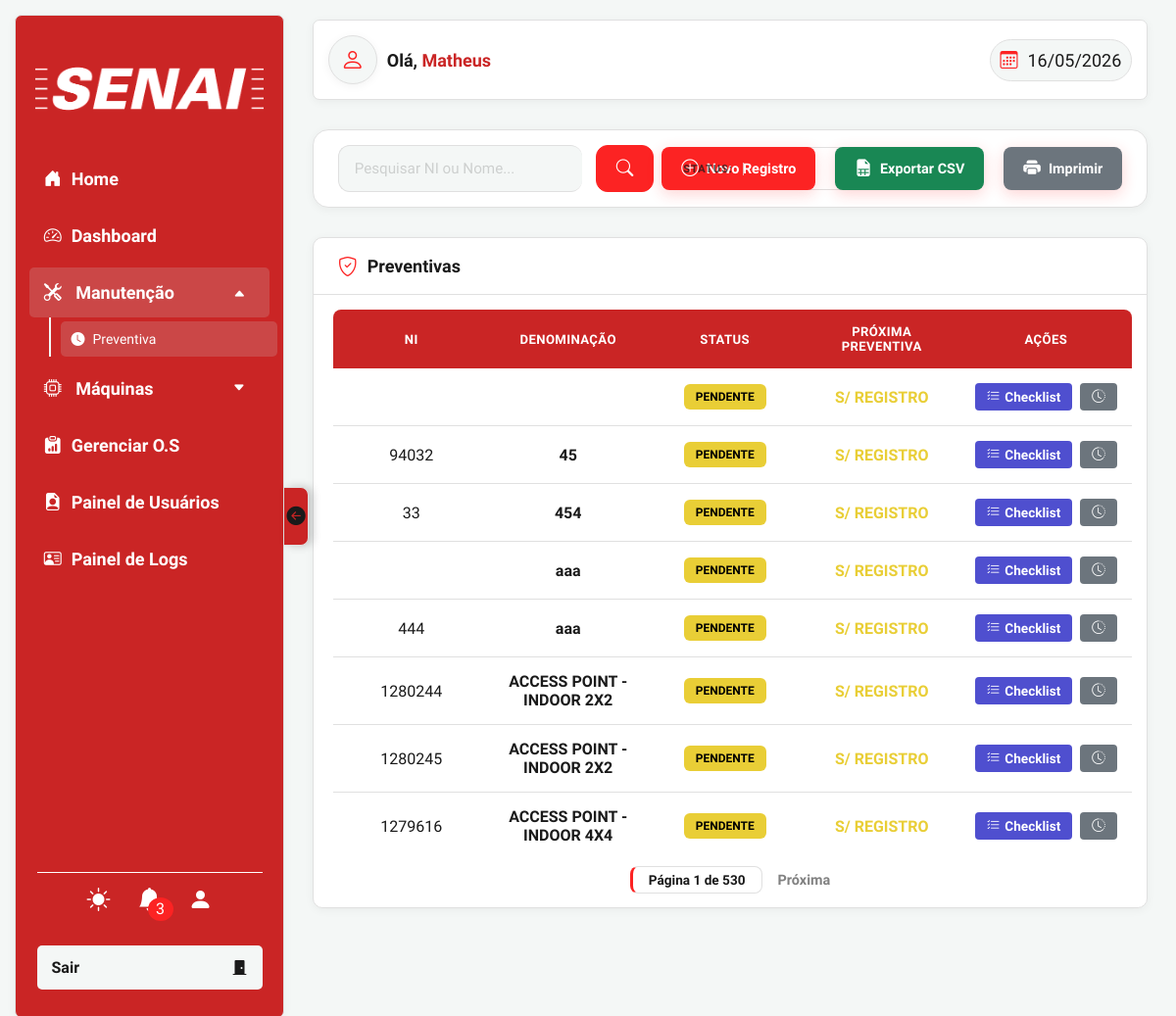
/php/views/preventiva.php (signed in), run on the app's committed database.
### tables this page shows
CREATE TABLE `maquinas` (
  `id` int(11) NOT NULL,
  `denominacao` varchar(255) NOT NULL,
  `marca` varchar(255) DEFAULT NULL,
  `modelo` varchar(255) DEFAULT NULL,
  `numero_identificacao` varchar(100) DEFAULT NULL,
  `numero_serie` varchar(100) DEFAULT NULL,
  `ano_fabricacao` int(11) DEFAULT NULL,
  `setor` varchar(100) DEFAULT NULL,
  `criado_em` datetime DEFAULT current_timestamp()
);

### php/views/preventiva.php (the view, shortened to what this page needs)
<?php
require __DIR__ . '/../configs/conexao.php';
function calcularStatusArray($lastDate, $intervalo)
{
    if (!$lastDate) {
        return ['status' => 'PENDENTE', 'class' => 'warning', 'label' => 'PENDENTE', 'data' => 'S/ REGISTRO'];
    }
}
$busca_atual = isset($_GET['search']) ? trim($_GET['search']) : '';
$status_atual = isset($_GET['filtro-status']) ? $_GET['filtro-status'] : 'todos';
$pagina_atual = isset($_GET['page']) ? (int)$_GET['page'] : 1;
$limite = 8;
$sql = "
    SELECT
        m.*,
        (SELECT MAX(data_realizada) FROM historico_manutencao WHERE maquina_id = m.id) as ultima,
        (SELECT MIN(
            CASE
                WHEN frequencia = 'diario' THEN 1
                WHEN frequencia = 'semanal' THEN 7
                WHEN frequencia = 'quinzenal' THEN 15
                WHEN frequencia = 'mensal' THEN 30
                WHEN frequencia = 'trimestral' THEN 90
                WHEN frequencia = 'semestral' THEN 180
                WHEN frequencia = 'anual' THEN 365
                ELSE 30
            END
        ) FROM checklist_itens WHERE maquina_id = m.id) as intervalo
    FROM maquinas m
    ORDER BY m.denominacao ASC
";
$resMaquinas = $conn->query($sql);
$maquinas_filtradas = [];
if ($resMaquinas && $resMaquinas->num_rows > 0) {
    while ($maquina = $resMaquinas->fetch_assoc()) {
        $dataStatus = calcularStatusArray($maquina['ultima'], $maquina['intervalo']);
        $maquina['dataStatus'] = $dataStatus;
        $maquinas_filtradas[] = $maquina;
    }
}
$total_registros = count($maquinas_filtradas);
$total_paginas = ceil($total_registros / $limite);
$offset = ($pagina_atual - 1) * $limite;
$maquinas_paginadas = array_slice($maquinas_filtradas, $offset, $limite);
?>
<!DOCTYPE html>
<html lang="pt-br">
<head>
    <link rel="stylesheet" href="../../css/style.css">
    <link rel="stylesheet" href="../../css/nav.css">
    <link rel="stylesheet" href="../../css/header.css">
    <link rel="stylesheet" href="../../css/modal.css">
    <link rel="stylesheet" href="../../css/global.css">
    <link rel="stylesheet" href="https://cdn.jsdelivr.net/npm/bootstrap-icons@1.13.1/font/bootstrap-icons.min.css">
</head>
<body>
    <?php require __DIR__ . '/../components/nav.php'; ?>
    <section class="sec-main">
        <?php require __DIR__ . '/../components/header.php'; ?>
        <div class="page-actions-bar">
            <form action="" method="GET" class="page-search-form">
                <div class="page-search-box <?php echo $busca_atual ? 'has-content' : ''; ?>">
                    <input type="text" name="search" id="pesquisa" value="<?php echo htmlspecialchars($busca_atual); ?>" placeholder="Pesquisar NI ou Nome...">
                </div>
                <button type="submit" class="btn-search"><i class="bi bi-search"></i></button>
                <div class="page-filter-box">
                    <label for="filtro-status-prev">Status:</label>
                    <select id="filtro-status-prev" name="filtro-status" onchange="this.form.submit()">
                        <option value="todos" <?php echo $status_atual == 'todos' ? 'selected' : ''; ?>>Todos</option>
                    </select>
                </div>
            </form>
            <button class="btn-page-action" onclick="showModal('preventiva')"><i class="bi bi-plus-circle"></i> Novo Registro</button>
            <button class="btn-page-action" style="background: #198754;" onclick="exportarCSV()"><i class="bi bi-file-earmark-spreadsheet-fill"></i> Exportar CSV</button>
            <button class="btn-page-action" style="background: #6c757d;" onclick="imprimirRelatorio()"><i class="bi bi-printer-fill"></i> Imprimir</button>
        </div>
        <div class="tabela-bg2">
            <div class="tabela-titulo"><i class="bi bi-shield-check"></i><h2>Preventivas</h2></div>
            <div class="tabela-wrapper">
                <table class="tabela-main">
                    <thead><tr><th>NI</th><th>Denominação</th><th>Status</th><th>Próxima Preventiva</th><th>Ações</th></tr></thead>
                    <tbody>
                        <?php foreach ($maquinas_paginadas as $maquina): $dataStatus = $maquina['dataStatus']; ?>
                            <tr>
                                <td><?php echo htmlspecialchars($maquina['numero_identificacao']); ?></td>
                                <td><strong><?php echo htmlspecialchars($maquina['denominacao']); ?></strong></td>
                                <td><span class="badge-status bg-<?php echo $dataStatus['class']; ?>"><?php echo $dataStatus['label']; ?></span></td>
                                <td><b class="text-<?php echo $dataStatus['class']; ?>"><?php echo $dataStatus['data']; ?></b></td>
                                <td>
                                    <div style="display: flex; gap: 8px; justify-content: center;">
                                        <button class="btnAcao checklist" onclick="openChecklist('<?php echo addslashes($maquina['denominacao']); ?>', <?php echo $maquina['id']; ?>)"><i class="bi bi-list-check"></i> Checklist</button>
                                        <button class="btnAcao history" onclick="openHistory('<?php echo addslashes($maquina['denominacao']); ?>', <?php echo $maquina['id']; ?>)"><i class="bi bi-clock-history"></i></button>
                                    </div>
                                </td>
                            </tr>
                        <?php endforeach; ?>
                    </tbody>
                </table>
            </div>
            <div class="page-pagination">
                <span class="pag-current">Página <?php echo $pagina_atual; ?> de <?php echo $total_paginas; ?></span>
                <?php if ($pagina_atual < $total_paginas): ?><a href="?search=<?php echo urlencode($busca_atual); ?>&filtro-status=<?php echo urlencode($status_atual); ?>&page=<?php echo $pagina_atual + 1; ?>" class="pag-btn">Próxima</a><?php endif; ?>
            </div>
        </div>
    </section>
</body>
</html>

### css/modal.css (style rules this page uses)
.modal-notificacao .notificacao h6, h5, h4, h3, h2, h1 { color: var(--corDestaque); }

### css/global.css (style rules this page uses)
* { padding: 0; margin: 0; box-sizing: border-box; font-family: "TASA Orbiter", sans-serif; outline: none; }
body { width: 100%; height: 100vh; min-height: 100vh; background: var(--corFundo); animation: animacaoCoringa 0.4s forwards ease-in-out; overflow-x: hidden; }
.sec-main { transition: padding-left 0.3s ease; padding-left: 310px; padding-right: 20px; padding-top: 20px; padding-bottom: 40px; width: 100%; min-height: 100vh; display: flex; flex-direction: column; align-items: center; gap: 30px; }
:root { --text-4xl: 48px; --text-2xl: 24px; --text-xl: 20px; --text-lg: 18px; --text-base: 16px; --text-sm: 14px; --corBase: #fc2323; --corDestaque: #ca2525; --corEscura: #646464; --corBranca: #FFFFFF; --confirmar: oklch(76.5% 0.177 163.223); --confirmarHover: oklch(69.6% 0.17 162.48); --editar: oklch(74.6% 0.16 232.661); --editarHover: oklch(58.8% 0.158 241.966); --ferramentas: oklch(62.476% 0.25289 28.919); --ferramentasHover: oklch(59.123% 0.23572 27.395); --clipes: oklch(75% 0.183 55.934); --clipesHover: oklch(76.9% 0.188 70.08); --hoverTr: #cecccc34; --cinzafundo: #a1a1a1b6; --txtClaro: #FFF; --txtEscuro: #000000; --corLogin: rgb(219, 219, 219); --status-ok: rgb(38, 240, 65); --status-warning: rgb(233, 206, 54); --status-danger: red; --status-pereira: rgb(79, 79, 207); }
html[data-tema='claro'] { --corFundo: #f4f7f6; --corFundo2: #ffffff; --sombra: 0 2px 10px rgba(0, 0, 0, .05); --sombra2: 0 2px 10px rgba(0, 0, 0, .05); --corTxt2: #1e1e1e; --corTxt: #FFFFFF; --corTxt3: #1a1a1a; --corBordas: #e0e0e0; --corBarra: #ca2525; }

### php/views/preventiva.php (style rules this page uses)
.tabela-main td { padding: 15px; text-align: center; border-bottom: 1px solid var(--corBordas); color: var(--corTxt3); }
.btnAcao { padding: 6px 12px; border-radius: 4px; border: none; color: white; cursor: pointer; transition: 0.2s; display: inline-flex; align-items: center; gap: 5px; font-size: 0.85rem; font-weight: 600; }
.btnAcao.checklist { background: var(--status-pereira, #4f4fcf); }
.btnAcao.history { background: #6c757d; }
.badge-status { padding: 6px 12px; border-radius: 6px; font-weight: 800; font-size: 0.75rem; display: inline-block; }
.bg-warning { background: var(--status-warning); color: #000; }
.text-warning { color: var(--status-warning); }

### data on the page
maquinas: numero_identificacao "94032", denominacao "45", label "PENDENTE", data "S/ REGISTRO"
maquinas: numero_identificacao "33", denominacao "454", label "PENDENTE", data "S/ REGISTRO"
maquinas: denominacao "aaa", label "PENDENTE", data "S/ REGISTRO"
maquinas: numero_identificacao "444", denominacao "aaa", label "PENDENTE", data "S/ REGISTRO"
maquinas: numero_identificacao "1279616", denominacao "ACCESS POINT - INDOOR 4X4", label "PENDENTE", data "S/ REGISTRO"

### other printed values
$totalNoti "3"
$nome_usuario "Matheus"
$dataStatus['label'] "PENDENTE"
$dataStatus['data'] "S/ REGISTRO"
$maquina['numero_identificacao'] "1280244"
$maquina['denominacao'] "ACCESS POINT - INDOOR 2X2"
$maquina['numero_identificacao'] "1280245"
$pagina_atual "1"
$total_paginas "530"
